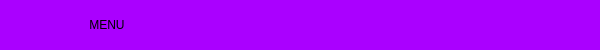
     <widget class="QFrame" name="frame_superior">
      <property name="minimumSize">
       <size>
        <width>0</width>
        <height>35</height>
       </size>
      </property>
      <property name="maximumSize">
       <size>
        <width>16777215</width>
        <height>50</height>
       </size>
      </property>
      <property name="styleSheet">
       <string notr="true">
QFrame{
border-top-left-radius: 20px;
border-bottom-left-radius: 20px;

background-color: rgb(170, 0, 255);

}
</string>
      </property>
      <property name="frameShape">
       <enum>QFrame::StyledPanel</enum>
      </property>
      <property name="frameShadow">
       <enum>QFrame::Raised</enum>
      </property>
      <layout class="QHBoxLayout" name="horizontalLayout_8">
       <property name="spacing">
        <number>0</number>
       </property>
       <property name="leftMargin">
        <number>2</number>
       </property>
       <property name="topMargin">
        <number>0</number>
       </property>
       <property name="rightMargin">
        <number>2</number>
       </property>
       <property name="bottomMargin">
        <number>0</number>
       </property>
       <item alignment="Qt::AlignLeft">
        <widget class="QPushButton" name="bt_menu">
         <property name="minimumSize">
          <size>
           <width>200</width>
           <height>0</height>
          </size>
         </property>
         <property name="maximumSize">
          <size>
           <width>200</width>
           <height>16777215</height>
          </size>
         </property>
         <property name="styleSheet">
          <string notr="true">QPushButton{
background-color: #aa00ff;
font: 87 12pt &quot;Arial Black&quot;;
border-radius:0px;
}

QPushButton:hover{
background-color: white;
font: 87 12pt &quot;Arial Black&quot;;

}
</string>
         </property>
         <property name="text">
          <string>    MENU </string>
         </property>
         <property name="icon">
          <iconset>
           <normaloff>../../Pruebas_para_Proyecto_Practicas/Menu_Lateral_desplegable_1/PyQt5-main/PyQt5-main/Menu Lateral desplegable/barra-de-menus.png</normaloff>../../Pruebas_para_Proyecto_Practicas/Menu_Lateral_desplegable_1/PyQt5-main/PyQt5-main/Menu Lateral desplegable/barra-de-menus.png</iconset>
         </property>
         <property name="iconSize">
          <size>
           <width>32</width>
           <height>32</height>
          </size>
         </property>
         <property name="autoDefault">
          <bool>false</bool>
         </property>
         <property name="default">
          <bool>false</bool>
         </property>
         <property name="flat">
          <bool>false</bool>
         </property>
        </widget>
       </item>
       <item>
        <spacer name="horizontalSpacer">
         <property name="orientation">
          <enum>Qt::Horizontal</enum>
         </property>
         <property name="sizeHint" stdset="0">
          <size>
           <width>265</width>
           <height>20</height>
          </size>
         </property>
        </spacer>
       </item>
       <item alignment="Qt::AlignRight">
        <widget class="QPushButton" name="bt_minimizar">
         <property name="minimumSize">
          <size>
           <width>35</width>
           <height>35</height>
          </size>
         </property>
         <property name="styleSheet">
          <string notr="true">QPushButton{
border:0px;
}

QPushButton:hover{
border:5px solid #aa00ff;
background-color:#ffff00;

}
</string>
         </property>
         <property name="text">
          <string/>
         </property>
         <property name="icon">
          <iconset>
           <normaloff>../../Pruebas_para_Proyecto_Practicas/Menu_Lateral_desplegable_1/PyQt5-main/PyQt5-main/Menu Lateral desplegable/minimizar.png</normaloff>../../Pruebas_para_Proyecto_Practicas/Menu_Lateral_desplegable_1/PyQt5-main/PyQt5-main/Menu Lateral desplegable/minimizar.png</iconset>
         </property>
         <property name="iconSize">
          <size>
           <width>32</width>
           <height>32</height>
          </size>
         </property>
         <property name="flat">
          <bool>false</bool>
         </property>
        </widget>
       </item>
       <item alignment="Qt::AlignRight">
        <widget class="QPushButton" name="bt_restaurar">
         <property name="maximumSize">
          <size>
           <width>35</width>
           <height>35</height>
          </size>
         </property>
         <property name="styleSheet">
          <string notr="true">QPushButton{
border:0px;

}

QPushButton:hover{
border:5px solid #aa00ff;
background-color:#55ff00;

}
</string>
         </property>
         <property name="text">
          <string/>
         </property>
         <property name="icon">
          <iconset>
           <normaloff>../../Pruebas_para_Proyecto_Practicas/Menu_Lateral_desplegable_1/PyQt5-main/PyQt5-main/Menu Lateral desplegable/restaurar.png</normaloff>../../Pruebas_para_Proyecto_Practicas/Menu_Lateral_desplegable_1/PyQt5-main/PyQt5-main/Menu Lateral desplegable/restaurar.png</iconset>
         </property>
         <property name="iconSize">
          <size>
           <width>30</width>
           <height>30</height>
          </size>
         </property>
        </widget>
       </item>
       <item alignment="Qt::AlignRight">
        <widget class="QPushButton" name="bt_maximizar">
         <property name="maximumSize">
          <size>
           <width>35</width>
           <height>35</height>
          </size>
         </property>
         <property name="styleSheet">
          <string notr="true">QPushButton{
border:0px;

}

QPushButton:hover{
border:5px solid #aa00ff;
background-color:#55ff00;

}
</string>
         </property>
         <property name="text">
          <string/>
         </property>
         <property name="icon">
          <iconset>
           <normaloff>../../Pruebas_para_Proyecto_Practicas/Menu_Lateral_desplegable_1/PyQt5-main/PyQt5-main/Menu Lateral desplegable/maximizar.png</normaloff>../../Pruebas_para_Proyecto_Practicas/Menu_Lateral_desplegable_1/PyQt5-main/PyQt5-main/Menu Lateral desplegable/maximizar.png</iconset>
         </property>
         <property name="iconSize">
          <size>
           <width>32</width>
           <height>32</height>
          </size>
         </property>
        </widget>
       </item>
       <item alignment="Qt::AlignRight">
        <widget class="QPushButton" name="bt_cerrar">
         <property name="maximumSize">
          <size>
           <width>35</width>
           <height>16777215</height>
          </size>
         </property>
         <property name="styleSheet">
          <string notr="true">QPushButton{
border:0px;

}

QPushButton:hover{
border:5px solid #aa00ff;
background-color:red;

}
</string>
         </property>
         <property name="text">
          <string/>
         </property>
         <property name="icon">
          <iconset>
           <normaloff>../../Pruebas_para_Proyecto_Practicas/Menu_Lateral_desplegable_1/PyQt5-main/PyQt5-main/Menu Lateral desplegable/cerrar.png</normaloff>../../Pruebas_para_Proyecto_Practicas/Menu_Lateral_desplegable_1/PyQt5-main/PyQt5-main/Menu Lateral desplegable/cerrar.png</iconset>
         </property>
         <property name="iconSize">
          <size>
           <width>32</width>
           <height>32</height>
          </size>
         </property>
        </widget>
       </item>
      </layout>
     </widget>
